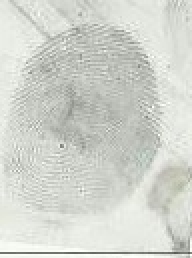
#> input picture data/prueba.jpg, 96 x 129 px (shown 2 times larger)
$ python -i ia_lofoscopia.py   (imports and definitions only)
#> lines starting #> are read from the running program, lines starting #| are printed output that depends on the picture; after the words box and inside, x2 and y2 are one past the last pixel; in counts of white or black regions, pixels touching at a corner belong together
import cv2
import numpy as np

# ---------- Preprocesamiento ----------
def preprocess(img_gray, size=(400, 400)):
    # Normalizar tamaño
#> called with size = (400, 400)
    img = cv2.resize(img_gray, size)
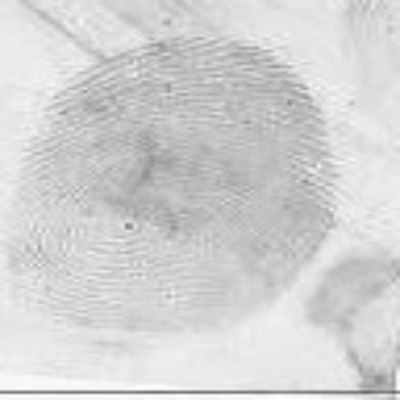
#> img: shape (400, 400); min 101, max 255, mean 210.8

    # Ecualización de histograma para mejorar contraste de crestas
    img = cv2.equalizeHist(img)
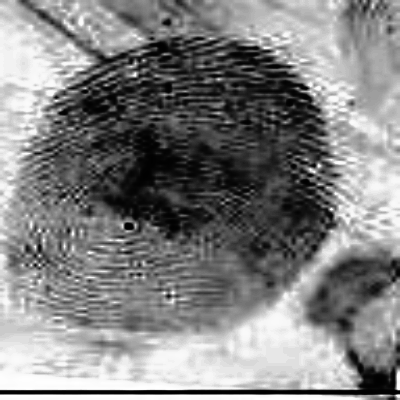
#> img: shape (400, 400); min 0, max 255, mean 129.6

    # Suavizado ligero para reducir ruido sin perder crestas
    img = cv2.GaussianBlur(img, (3, 3), 0)

    # Binarización adaptativa para resaltar crestas
    bin_img = cv2.adaptiveThreshold(img, 255,
                                    cv2.ADAPTIVE_THRESH_MEAN_C,
                                    cv2.THRESH_BINARY, 15, 5)
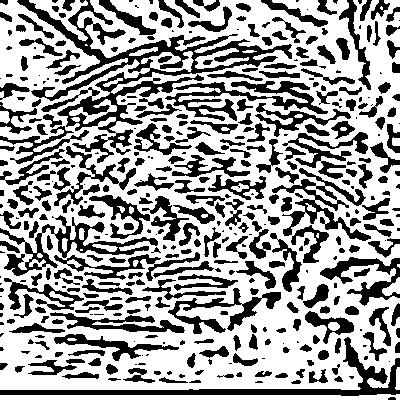
#> bin_img: shape (400, 400); 62.7% white; 418 black regions (125 under 20 px), largest, box (x1, y1, x2, y2) and area: (17, 0, 292, 163) 7823, (0, 337, 400, 396) 3075, (165, 81, 328, 121) 2182

    return img, bin_img

# ---------- Extracción de características (aprox. minucias con ORB) ----------
def extract_descriptors(img_gray):
    if img_gray is None:
        return None, None, None

    # Preprocesar
    pre_img, bin_img = preprocess(img_gray)

    # ORB para keypoints y descriptores robustos en patrones de crestas
    orb = cv2.ORB_create(
        nfeatures=2000,
        scaleFactor=1.2,
        nlevels=8,
        edgeThreshold=31,
        firstLevel=0,
        WTA_K=2,
        scoreType=cv2.ORB_HARRIS_SCORE,
        patchSize=31,
        fastThreshold=20
    )
    keypoints, descriptors = orb.detectAndCompute(pre_img, None)
#> keypoints = 1901 keypoints; strongest (x, y, size): (134, 73, 37.2), (306, 88, 37.2), (307, 88, 31), (313, 166, 37.2)

    return keypoints, descriptors, pre_img

# ---------- Comparación de huellas ----------
# [44 lines left out: functions compare_descriptors, compare_fingerprints, not called in this run]

>>> import cv2
>>> picture = cv2.imread('data/prueba.jpg', cv2.IMREAD_GRAYSCALE)
>>> result = extract_descriptors(picture)
